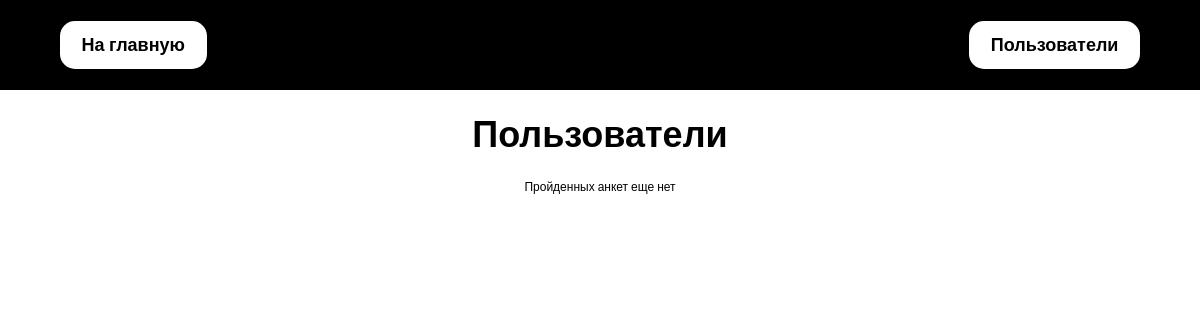
The app's page /forms/passed/, older data.
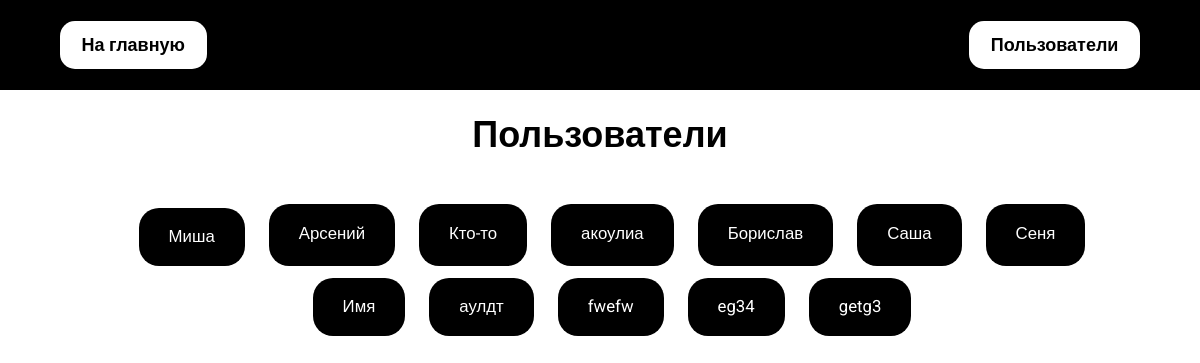
The same page, newer data.
### forms/models.py (models this page shows, shortened)
class User(models.Model):
    name = models.CharField(max_length=100, default="noname")

### forms/views.py (the view)
# urls.py: path('passed/', views.PassedView.as_view(), name='passed'),
class PassedView(generic.ListView):
    template_name = 'forms/passed.html'
    model = User
    context_object_name = 'user_list'

### forms/templates/forms/passed.html (shortened to what this page needs)
<!DOCTYPE html>
<html lang="ru">
    <head>
        {% load static %}
        <link rel="stylesheet" type="text/css" href="{% static 'forms/style.css' %}">
    </head>
    <body>
        {% include "forms/header.html" %}
        <main class="main">
            <h1>Пользователи</h1>
            {% if user_list %}
                <ul class="main__list list">
                    {% for user in user_list %}
                        <li class="list__elem"><a href="{% url 'forms:user' user.id %}">{{ user.name }}</a></li>
                    {% endfor %}
                </ul>
            {% else %}
                <span>Пройденных анкет еще нет</span>
            {% endif %}
        </main>
    </body>
</html>

### forms/templates/forms/header.html
<header class="header">
    <nav class="header__nav nav">
        <a href="{% url 'forms:index' %}" class="nav__elem">На главную</a>
        <a href="{% url 'forms:passed' %}" class="nav__elem">Пользователи</a>
    </nav>
</header>

### forms/static/forms/style.css (style rules this page uses)
* { font-family: "Lora", serif; font-family: "Montserrat", sans-serif; font-family: "Roboto", sans-serif; font-size: 12px; }
body { margin: 0; display: flex; flex-direction: column; }
a { color: black; text-decoration: none; }
.header { display: flex; align-items: center; justify-content: center; background-color: black; height: 90px; }
.header__nav { width: 90%; display: flex; align-items: center; justify-content: space-between; }
.header__nav .nav__elem { padding: 0.5em 1em 0.5em 1em; font-size: 1.2em; background-color: white; font-weight: 700; border-radius: 15px; }
@media (min-width: 480px) { .header__nav .nav__elem { font-size: 1.5em; padding: 0.7em 1.2em 0.7em 1.2em; } }
.main { display: flex; flex-direction: column; width: 90%; align-items: center; margin: 0; align-self: center; }
.main h1 { font-size: 2rem; text-align: center; }
@media (min-width: 480px) { .main h1 { font-size: 3em; } }
.main__list { display: flex; flex-direction: column; padding: 0; }
@media (min-width: 1000px) { .main__list { flex-direction: row; justify-content: center; flex-wrap: wrap; } }
.main__list .list__elem { list-style-type: none; padding: 1em 2em 1em 2em; background-color: black; display: flex; flex-direction: row; justify-content: center; border-radius: 20px; }
@media (min-width: 480px) { .main__list .list__elem { padding: 1.3em 2.5em 1.3em 2.5em; } }
@media (min-width: 1000px) { .main__list .list__elem { margin-left: 2em; margin-top: 1.3em; } }
.main__list .list__elem a { font-size: 1em; text-align: center; color: white; }
@media (min-width: 480px) { .main__list .list__elem a { font-size: 1.4em; } }
@media (min-width: 1000px) { .main__list .list__elem a { line-height: 1.6em; } }
.main__list .list__elem:not(:first-child) { margin-top: 1em; }

Row changes from the older to the newer data that the page shows:
added User: name "Миша"
added User: name "Арсений"
added User: name "Кто-то"
added User: name "акоулиа"
added User: name "Борислав"
added User: name "Саша"
added User: name "Сеня"
added User: name "Имя"
added User: name "аулдт"
added User: name "fwefw"
added User: name "eg34"
added User: name "getg3"
Text that changed along with them:
text no longer shown: "Пройденных анкет еще нет"
